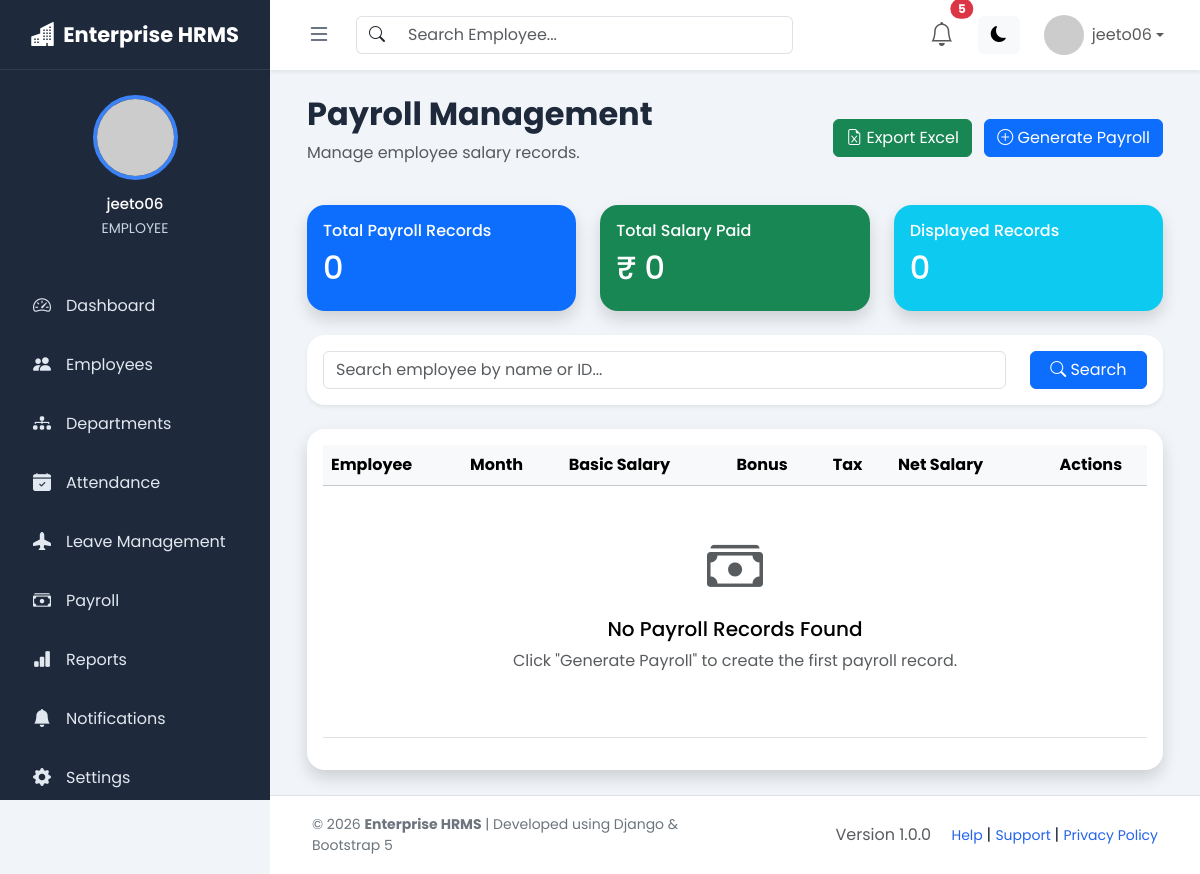
The page /payroll/ (signed in) on the database its author committed.
### accounts/models.py (models this page shows, shortened)
class User(AbstractUser):
    ROLE_CHOICES = (
        ("ADMIN", "Admin"),
        ("HR", "HR"),
        ("EMPLOYEE", "Employee"),
    )
    role = models.CharField(
        max_length=20,
        choices=ROLE_CHOICES,
        default="EMPLOYEE"
    )
    phone = models.CharField(max_length=15, blank=True)
    profile_picture = models.ImageField(
        upload_to="profile_pictures/",
        blank=True,
        null=True
    )

### payroll/views.py (the view)
def payroll_list(request):
    payrolls = Payroll.objects.select_related("employee").all().order_by("-year", "-month")
    search = request.GET.get("search")
    if search:
        payrolls = payrolls.filter(
            Q(employee__first_name__icontains=search)
            | Q(employee__last_name__icontains=search)
            | Q(employee__employee_id__icontains=search)
        )
    context = {
        "payrolls": payrolls,
        "search": search,
        "total_payrolls": Payroll.objects.count(),
        "total_salary": Payroll.objects.aggregate(
            Sum("net_salary")
        )["net_salary__sum"] or 0,
    }
    return render(
        request,
        "payroll/payroll_list.html",
        context,
    )

### templates/payroll/payroll_list.html (shortened to what this page needs)
{% extends 'layouts/base.html' %}
{% block content %}
<div class="container-fluid">
    <div class="d-flex justify-content-between align-items-center mb-4">
        <div>
            <h2 class="fw-bold">
                Payroll Management
            </h2>
            <p class="text-muted">
                Manage employee salary records.
            </p>
        </div>
        <div>
            <a href="{% url 'export_payroll_excel' %}"
               class="btn btn-success me-2">
                <i class="bi bi-file-earmark-excel"></i>
                Export Excel
            </a>
            <a href="{% url 'add_payroll' %}"
               class="btn btn-primary">
                <i class="bi bi-plus-circle"></i>
                Generate Payroll
            </a>
        </div>
    </div>
    <div class="row mb-4">
        <div class="col-lg-4">
            <div class="card bg-primary text-white shadow">
                <div class="card-body">
                    <h6>Total Payroll Records</h6>
                    <h2>{{ total_payrolls }}</h2>
                </div>
            </div>
        </div>
        <div class="col-lg-4">
            <div class="card bg-success text-white shadow">
                <div class="card-body">
                    <h6>Total Salary Paid</h6>
                    <h2>₹ {{ total_salary }}</h2>
                </div>
            </div>
        </div>
        <div class="col-lg-4">
            <div class="card bg-info text-white shadow">
                <div class="card-body">
                    <h6>Displayed Records</h6>
                    <h2>{{ payrolls|length }}</h2>
                </div>
            </div>
        </div>
    </div>
    <div class="card shadow-sm mb-4">
        <div class="card-body">
            <form method="GET">
                <div class="row">
                    <div class="col-md-10">
                        <input
                            type="text"
                            class="form-control"
                            name="search"
                            placeholder="Search employee by name or ID..."
                            value="{{ search|default:'' }}">
                    </div>
                    <div class="col-md-2">
                        <button class="btn btn-primary w-100">
                            <i class="bi bi-search"></i>
                            Search
                        </button>
                    </div>
                </div>
            </form>
        </div>
    </div>
    <div class="card shadow">
        <div class="card-body">
            <div class="table-responsive">
                <table class="table table-hover align-middle">
                    <thead class="table-light">
                        <tr>
                            <th>Employee</th>
                            <th>Month</th>
                            <th>Basic Salary</th>
                            <th>Bonus</th>
                            <th>Tax</th>
                            <th>Net Salary</th>
                            <th class="text-center">
                                Actions
                            </th>
                        </tr>
                    </thead>
                    <tbody>
                        {% for payroll in payrolls %}
                        <tr>
                            <td>
                                <strong>
                                    {{ payroll.employee.first_name }}
                                    {{ payroll.employee.last_name }}
                                </strong>
                                <br>
                                <small class="text-muted">
                                    {{ payroll.employee.employee_id }}
                                </small>
                            </td>
                            <td>
                                {{ payroll.month }}
                                {{ payroll.year }}
                            </td>
                            <td>
                                ₹ {{ payroll.basic_salary }}
                            </td>
                            <td>
                                ₹ {{ payroll.bonus }}
                            </td>
                            <td>
                                ₹ {{ payroll.tax }}
                            </td>
                            <td>
                                <span class="fw-bold text-success">
                                    ₹ {{ payroll.net_salary }}
                                </span>
                            </td>
                            <td class="text-center">
                                <a href="{% url 'salary_slip_pdf' payroll.id %}"
                                   class="btn btn-success btn-sm">
                                    <i class="bi bi-file-earmark-pdf"></i>
                                    PDF
                                </a>
                                <a href="{% url 'edit_payroll' payroll.id %}"
                                   class="btn btn-warning btn-sm">
                                    <i class="bi bi-pencil-square"></i>
                                    Edit
                                </a>
                                <a href="{% url 'delete_payroll' payroll.id %}"
                                   class="btn btn-danger btn-sm">
                                    <i class="bi bi-trash"></i>
                                    Delete
                                </a>
                            </td>
                        </tr>
                        {% empty %}
                        <tr>
                            <td colspan="7" class="text-center py-5">
                                <i class="bi bi-cash-stack display-4 text-muted"></i>
                                <h5 class="mt-3">
                                    No Payroll Records Found
                                </h5>
                                <p class="text-muted">
                                    Click "Generate Payroll" to create the first payroll record.
                                </p>
                            </td>
                        </tr>
                        {% endfor %}
                    </tbody>
                </table>
            </div>
        </div>
    </div>
</div>
{% endblock %}

### templates/layouts/sidebar.html (shortened to what this page needs)
<aside class="sidebar" id="sidebar">
    <div class="sidebar-header">
        <a
            href="{% url 'dashboard' %}"
            class="logo">
            <i class="bi bi-buildings-fill"></i>
            <span class="logo-text">
                Enterprise HRMS
            </span>
        </a>
    </div>
    <div class="user-panel">
        <div class="user-avatar">
            {% if user.is_authenticated and user.profile_picture %}
                <img
                    src="{{ user.profile_picture.url }}"
                    alt="Profile">
            {% else %}
                <img
                    src="https://ui-avatars.com/api/?name={{ user.username }}&background=2563eb&color=fff"
                    alt="Profile">
            {% endif %}
        </div>
        <div class="user-info">
            {% if user.is_authenticated %}
                <h6>
                    {{ user.get_full_name|default:user.username }}
                </h6>
                <small>
                    {{ user.role|default:"Administrator" }}
                </small>
            {% else %}
                <h6>Guest</h6>
                <small>Not Logged In</small>
            {% endif %}
        </div>
    </div>
    <ul class="sidebar-menu">
        <li>
            <a href="{% url 'dashboard' %}">
                <i class="bi bi-speedometer2"></i>
                <span class="menu-text">
                    Dashboard
                </span>
            </a>
        </li>
        <li>
            <a href="{% url 'employee_list' %}">
                <i class="bi bi-people-fill"></i>
                <span class="menu-text">
                    Employees
                </span>
            </a>
        </li>
        <li>
            <a href="{% url 'department_list' %}">
                <i class="bi bi-diagram-3-fill"></i>
                <span class="menu-text">
                    Departments
                </span>
            </a>
        </li>
        <li>
            <a href="{% url 'attendance_list' %}">
                <i class="bi bi-calendar-check-fill"></i>
                <span class="menu-text">
                    Attendance
                </span>
            </a>
        </li>
        <li>
            <a href="{% url 'leave_list' %}">
                <i class="bi bi-airplane-fill"></i>
                <span class="menu-text">
                    Leave Management
                </span>
            </a>
        </li>
        <li>
            <a href="{% url 'payroll_list' %}">
                <i class="bi bi-cash-stack"></i>
                <span class="menu-text">
                    Payroll
                </span>
            </a>
        </li>
        <li>
            <a href="{% url 'report_dashboard' %}">
                <i class="bi bi-bar-chart-fill"></i>
                <span class="menu-text">
                    Reports
                </span>
            </a>
        </li>
        <li>
            <a href="#">
                <i class="bi bi-bell-fill"></i>
                <span class="menu-text">
                    Notifications
                </span>
            </a>
        </li>
        <li>
            <a href="#">
                <i class="bi bi-gear-fill"></i>
                <span class="menu-text">
                    Settings
                </span>
            </a>
        </li>
    </ul>
</aside>

### templates/layouts/navbar.html (shortened to what this page needs)
<nav class="navbar navbar-expand-lg navbar-light bg-white shadow-sm px-3">
    <div class="container-fluid">
        <button
            type="button"
            class="btn sidebar-toggle"
            id="sidebarToggle"
            aria-label="Toggle Sidebar">
            <i class="bi bi-list"></i>
        </button>
        <form class="d-none d-md-flex ms-3 search-form">
            <div class="input-group">
                <span class="input-group-text bg-white">
                    <i class="bi bi-search"></i>
                </span>
                <input
                    type="text"
                    class="form-control"
                    placeholder="Search Employee...">
            </div>
        </form>
        <ul class="navbar-nav ms-auto align-items-center">
            <li class="nav-item dropdown me-3">
                <a
                    class="nav-link position-relative"
                    href="#"
                    data-bs-toggle="dropdown">
                    <i class="bi bi-bell fs-4"></i>
                    <span
                        class="position-absolute top-0 start-100 translate-middle badge rounded-pill bg-danger">
                        5
                    </span>
                </a>
            </li>
            <li class="nav-item me-3">
                <button
                    type="button"
                    class="btn btn-light"
                    id="darkModeBtn">
                    <i class="bi bi-moon-fill"></i>
                </button>
            </li>
            <li class="nav-item dropdown">
                <a
                    class="nav-link dropdown-toggle d-flex align-items-center"
                    href="#"
                    data-bs-toggle="dropdown">
                    {% if user.profile_picture %}
                        <img
                            src="{{ user.profile_picture.url }}"
                            class="rounded-circle me-2"
                            width="40"
                            height="40">
                    {% else %}
                        <img
                            src="https://ui-avatars.com/api/?name={{ user.username }}"
                            class="rounded-circle me-2"
                            width="40"
                            height="40">
                    {% endif %}
                    <span>
                        {{ user.first_name|default:user.username }}
                    </span>
                </a>
            </li>
        </ul>
    </div>
</nav>

### static/css/style.css (style rules this page uses)
* { margin: 0; padding: 0; box-sizing: border-box; }
html, body { width: 100%; min-height: 100%; }
body { font-family: 'Poppins', sans-serif; background: #f1f5f9; color: #1e293b; overflow-x: hidden; }
.sidebar { position: fixed; top: 0; left: 0; width: 270px; height: 100vh; background: #1e293b; color: #ffffff; z-index: 1050; overflow-y: auto; overflow-x: hidden; transition: width 0.3s ease, transform 0.3s ease; }
.sidebar-header { height: 70px; display: flex; align-items: center; justify-content: center; padding: 0 15px; border-bottom: 1px solid rgba(255, 255, 255, 0.08); }
.logo { display: flex; align-items: center; justify-content: center; color: #ffffff; text-decoration: none; font-size: 21px; font-weight: 700; white-space: nowrap; }
.logo i { font-size: 24px; margin-right: 8px; flex-shrink: 0; }
.logo-text { transition: opacity 0.2s ease; }
.user-panel { padding: 25px 15px; text-align: center; }
.user-avatar img { width: 85px; height: 85px; border-radius: 50%; object-fit: cover; border: 4px solid #3b82f6; }
.user-info { margin-top: 15px; transition: opacity 0.2s ease; }
.user-info h6 { margin-bottom: 3px; font-size: 15px; white-space: nowrap; }
.user-info small { color: #cbd5e1; white-space: nowrap; }
.sidebar-menu { list-style: none; padding: 15px; margin: 0; }
.sidebar-menu li { margin-bottom: 8px; }
.sidebar-menu li a { display: flex; align-items: center; width: 100%; min-height: 46px; padding: 12px 15px; border-radius: 10px; color: #e2e8f0; text-decoration: none; transition: background 0.2s ease, color 0.2s ease, transform 0.2s ease; white-space: nowrap; }
.sidebar-menu li a i { min-width: 24px; width: 24px; margin-right: 12px; font-size: 18px; text-align: center; flex-shrink: 0; }
.navbar { height: 70px; position: sticky; top: 0; z-index: 900; }
.sidebar-toggle { width: 42px; height: 42px; display: flex; align-items: center; justify-content: center; border: none; background: transparent; font-size: 24px; color: #334155; }
.search-form { max-width: 600px; width: 50%; }
.navbar .form-control { border-left: none; }
.navbar .input-group-text { border-right: none; }

### static/css/dashboard.css (style rules this page uses)
.card { border:none; border-radius:18px; }

### rows shown on the page
User: get_full_name "jeeto06", role "EMPLOYEE", first_name "jeeto06"

### other values the page prints
{{ total_payrolls }} "0"
{{ total_salary }} "0"
{{ payrolls|length }} "0"
